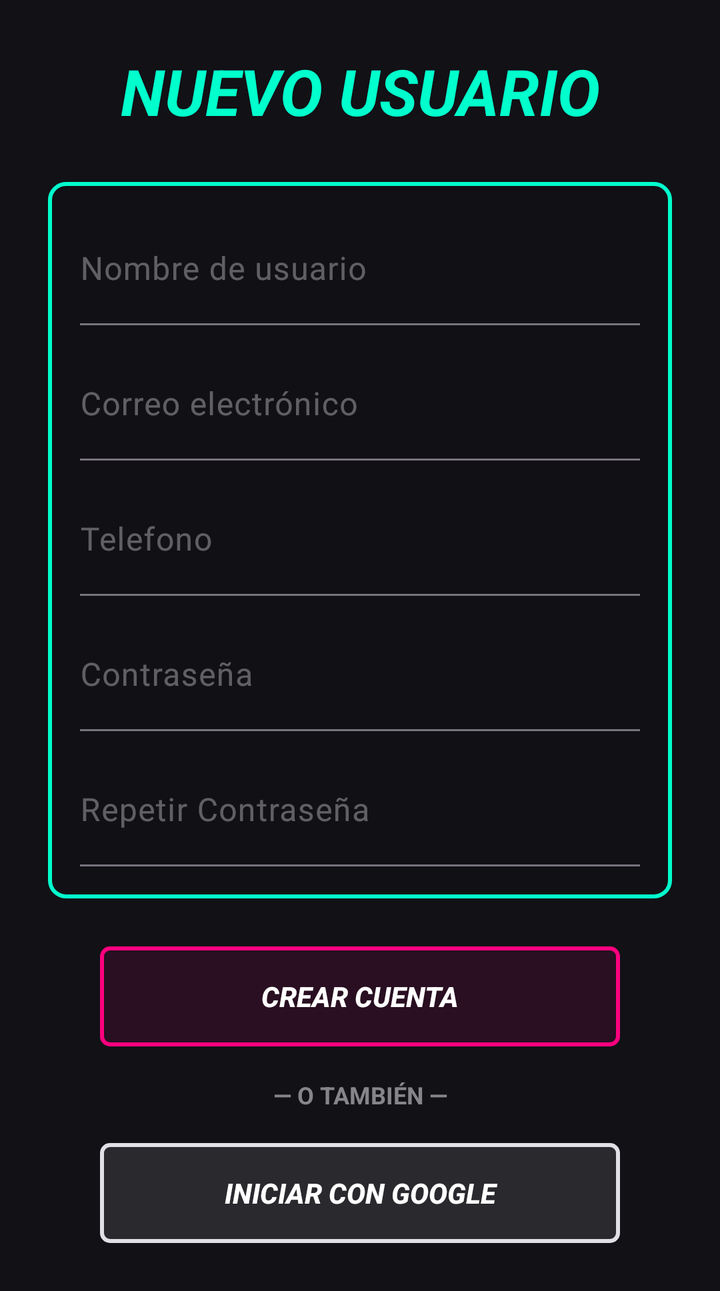
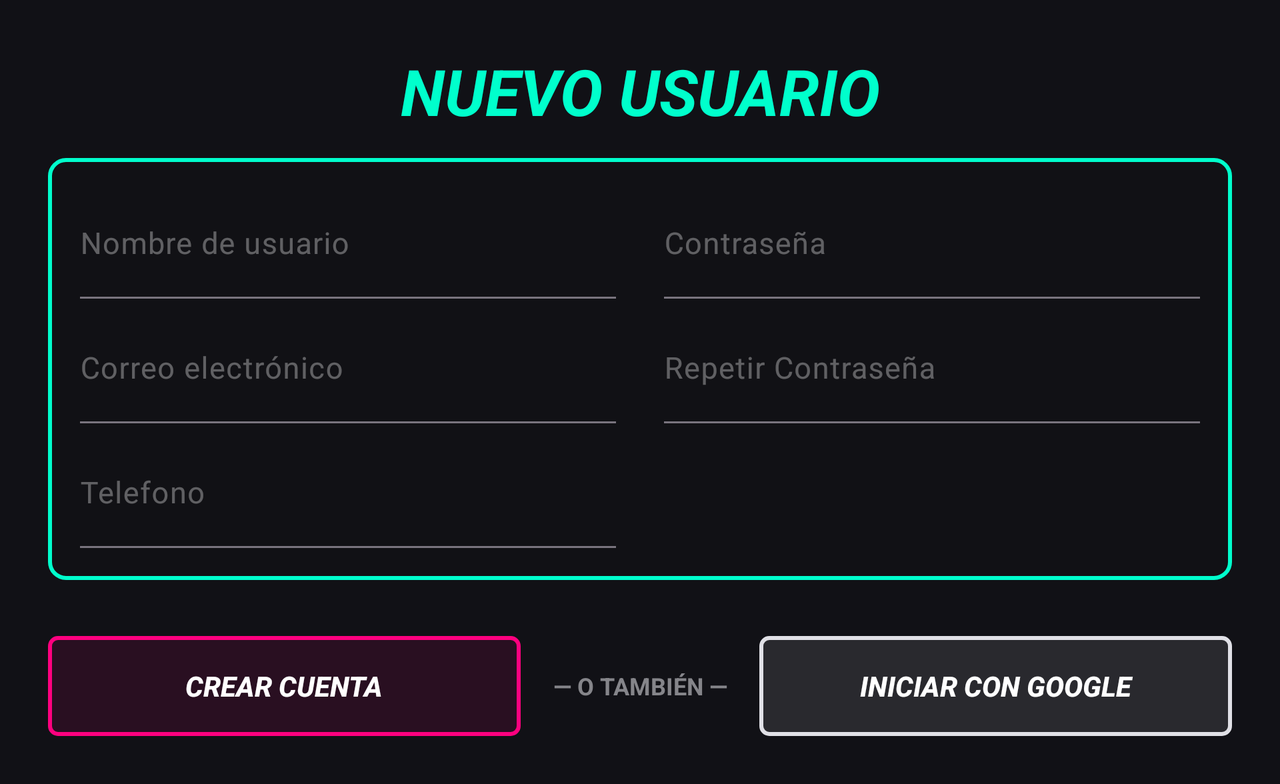

Two renders of one Android screen. The first uses the default layout on a phone; the second uses the alternative layout the repository ships for a different screen configuration, on a matching device. The two XML files are below.
<!-- AndroidManifest.xml: application theme Theme.TunerTravellers -->
<!-- res/layout/activity_pantalla_registro.xml -->
<?xml version="1.0" encoding="utf-8"?>
<ScrollView
    xmlns:android="http://schemas.android.com/apk/res/android"
    xmlns:app="http://android.com"
    xmlns:tools="http://schemas.android.com/tools"
    android:id="@+id/pantallaRegistro"
    android:layout_width="match_parent"
    android:layout_height="match_parent"
    android:background="#111116"
    android:fillViewport="true"
    tools:context="fragments.PantallaRegistro">

    <LinearLayout
        android:layout_width="match_parent"
        android:layout_height="wrap_content"
        android:gravity="center"
        android:orientation="vertical"
        android:padding="24dp">

        
        <TextView
            android:id="@+id/tvRegisterTitle"
            android:layout_width="wrap_content"
            android:layout_height="wrap_content"
            android:text="@string/TituloRegistro"
            android:textColor="#00FFCC"
            android:textSize="32sp"
            android:textStyle="bold|italic"
            android:gravity="center" />

        
        
        <FrameLayout
            android:id="@+id/containerForm"
            android:layout_width="match_parent"
            android:layout_height="wrap_content"
            android:background="@drawable/bg_neon_container"
            android:layout_marginTop="24dp"
            android:layout_marginBottom="24dp"
            android:padding="16dp">

            <LinearLayout
                android:layout_width="match_parent"
                android:layout_height="wrap_content"
                android:orientation="vertical">

                
                <com.google.android.material.textfield.TextInputLayout
                    android:id="@+id/tilUsername"
                    style="@style/Widget.Material3.TextInputLayout.FilledBox"
                    android:layout_width="match_parent"
                    android:layout_height="wrap_content"
                    android:hint="@string/HintNombreUsuario"
                    android:textColorHint="#55FFFFFF"
                    app:boxBackgroundColor="@android:color/transparent"
                    app:boxStrokeColor="#00FFCC"
                    app:hintTextColor="#00FFCC">

                    <com.google.android.material.textfield.TextInputEditText
                        android:id="@+id/etUsername"
                        android:layout_width="match_parent"
                        android:layout_height="wrap_content"
                        android:background="@android:color/transparent"
                        android:inputType="textPersonName"
                        android:paddingStart="0dp"
                        android:paddingEnd="0dp"
                        android:textColor="#FFFFFF"
                        android:textSize="16sp" />
                </com.google.android.material.textfield.TextInputLayout>

                
                <com.google.android.material.textfield.TextInputLayout
                    android:id="@+id/tilEmail"
                    style="@style/Widget.Material3.TextInputLayout.FilledBox"
                    android:layout_width="match_parent"
                    android:layout_height="wrap_content"
                    android:layout_marginTop="12dp"
                    android:hint="@string/HintCorreoElectronico"
                    android:textColorHint="#55FFFFFF"
                    app:boxBackgroundColor="@android:color/transparent"
                    app:boxStrokeColor="#00FFCC"
                    app:hintTextColor="#00FFCC">

                    <com.google.android.material.textfield.TextInputEditText
                        android:id="@+id/etEmail"
                        android:layout_width="match_parent"
                        android:layout_height="wrap_content"
                        android:background="@android:color/transparent"
                        android:inputType="textEmailAddress"
                        android:paddingStart="0dp"
                        android:paddingEnd="0dp"
                        android:textColor="#FFFFFF"
                        android:textSize="16sp" />
                </com.google.android.material.textfield.TextInputLayout>

                
                <com.google.android.material.textfield.TextInputLayout
                    android:id="@+id/tilPhone"
                    style="@style/Widget.Material3.TextInputLayout.FilledBox"
                    android:layout_width="match_parent"
                    android:layout_height="wrap_content"
                    android:layout_marginTop="12dp"
                    android:hint="@string/HintTelefono"
                    android:textColorHint="#55FFFFFF"
                    app:boxBackgroundColor="@android:color/transparent"
                    app:boxStrokeColor="#00FFCC"
                    app:hintTextColor="#00FFCC">

                    <com.google.android.material.textfield.TextInputEditText
                        android:id="@+id/etPhone"
                        android:layout_width="match_parent"
                        android:layout_height="wrap_content"
                        android:background="@android:color/transparent"
                        android:inputType="phone"
                        android:paddingStart="0dp"
                        android:paddingEnd="0dp"
                        android:textColor="#FFFFFF"
                        android:textSize="16sp" />
                </com.google.android.material.textfield.TextInputLayout>

                
                <com.google.android.material.textfield.TextInputLayout
                    android:id="@+id/tilPassword"
                    style="@style/Widget.Material3.TextInputLayout.FilledBox"
                    android:layout_width="match_parent"
                    android:layout_height="wrap_content"
                    android:layout_marginTop="12dp"
                    android:hint="@string/HintContraseña"
                    android:textColorHint="#55FFFFFF"
                    app:boxBackgroundColor="@android:color/transparent"
                    app:boxStrokeColor="#00FFCC"
                    app:endIconMode="password_toggle"
                    app:endIconTint="#00FFCC"
                    app:hintTextColor="#00FFCC">

                    <com.google.android.material.textfield.TextInputEditText
                        android:id="@+id/etPassword"
                        android:layout_width="match_parent"
                        android:layout_height="wrap_content"
                        android:background="@android:color/transparent"
                        android:inputType="textPassword"
                        android:paddingStart="0dp"
                        android:paddingEnd="0dp"
                        android:textColor="#FFFFFF"
                        android:textSize="16sp" />
                </com.google.android.material.textfield.TextInputLayout>

                
                <com.google.android.material.textfield.TextInputLayout
                    android:id="@+id/tilRepeatPassword"
                    style="@style/Widget.Material3.TextInputLayout.FilledBox"
                    android:layout_width="match_parent"
                    android:layout_height="wrap_content"
                    android:layout_marginTop="12dp"
                    android:hint="@string/HintRepetirContraseña"
                    android:textColorHint="#55FFFFFF"
                    app:boxBackgroundColor="@android:color/transparent"
                    app:boxStrokeColor="#00FFCC"
                    app:endIconMode="password_toggle"
                    app:endIconTint="#00FFCC"
                    app:hintTextColor="#00FFCC">

                    <com.google.android.material.textfield.TextInputEditText
                        android:id="@+id/etRepeatPassword"
                        android:layout_width="match_parent"
                        android:layout_height="wrap_content"
                        android:background="@android:color/transparent"
                        android:inputType="textPassword"
                        android:paddingStart="0dp"
                        android:paddingEnd="0dp"
                        android:textColor="#FFFFFF"
                        android:textSize="16sp" />
                </com.google.android.material.textfield.TextInputLayout>

            </LinearLayout>
        </FrameLayout>


        
        <androidx.appcompat.widget.AppCompatButton
            android:id="@+id/btnSubmitRegister"
            android:layout_width="260dp"
            android:layout_height="50dp"
            android:background="@drawable/btn_neon_pink"
            android:text="@string/BotonCrearCuenta"
            android:textColor="#FFFFFF"
            android:textStyle="bold|italic" />

        
        <TextView
            android:id="@+id/tvDivider"
            android:layout_width="wrap_content"
            android:layout_height="wrap_content"
            android:layout_marginTop="16dp"
            android:layout_marginBottom="16dp"
            android:text="@string/TextoTambien"
            android:textColor="#85858A"
            android:textSize="12sp"
            android:textStyle="bold"
            android:gravity="center" />

        
        <androidx.appcompat.widget.AppCompatButton
            android:id="@+id/btnGoogleRegister"
            android:layout_width="260dp"
            android:layout_height="50dp"
            android:background="@drawable/btn_neon_google"
            android:text="@string/OpcionGoogleRegistro"
            android:textColor="#FFFFFF"
            android:textStyle="bold|italic" />

    </LinearLayout>
</ScrollView>
<!-- resources referenced by this layout -->
<resources>
  <!-- drawable bg_neon_container (drawable) -->
  <?xml version="1.0" encoding="utf-8"?>
  <shape xmlns:android="http://schemas.android.com/apk/res/android" android:shape="rectangle">
      <solid android:color="#1F111116" /> 
      <stroke android:width="2dp" android:color="#00FFCC" /> 
      <corners android:radius="8dp" />
  </shape>
  <!-- drawable btn_neon_google (drawable) -->
  <?xml version="1.0" encoding="utf-8"?>
  <shape xmlns:android="http://schemas.android.com/apk/res/android" android:shape="rectangle">
      <solid android:color="#1AFFFFFF" />
      <stroke android:width="2dp" android:color="#E0E0E6" /> 
      <corners android:radius="4dp" />
  </shape>
  <!-- drawable btn_neon_pink (drawable) -->
  <?xml version="1.0" encoding="utf-8"?>
  <shape xmlns:android="http://schemas.android.com/apk/res/android" android:shape="rectangle">
      <solid android:color="#1AFF007F" /> 
      <stroke android:width="2dp" android:color="#FF007F" /> 
      <corners android:radius="4dp" />
  </shape>
  <string name="BotonCrearCuenta">CREAR CUENTA</string>
  <string name="HintCorreoElectronico">Correo electrónico</string>
  <string name="HintNombreUsuario">Nombre de usuario</string>
  <string name="HintTelefono">Telefono</string>
  <string name="OpcionGoogleRegistro">INICIAR CON GOOGLE</string>
  <string name="TextoTambien">— O TAMBIÉN —</string>
  <string name="TituloRegistro">NUEVO USUARIO</string>
  <!-- from res/values-v23/ -->
  <style name="Theme.TunerTravellers" parent="Base.Theme.TunerTravellers">
          
          <item name="android:navigationBarColor">@android:color/transparent</item>
          <item name="android:statusBarColor">@android:color/transparent</item>
          <item name="android:windowLightStatusBar">?attr/isLightTheme</item>
      </style>
  <style name="Base.Theme.TunerTravellers" parent="Theme.Material3.DayNight.NoActionBar">
          
          
      </style>
</resources>
<!-- res/layout-land/activity_pantalla_registro.xml (the repository's variant of the layout above) -->
<!-- drawn on the phone turned sideways -->
<?xml version="1.0" encoding="utf-8"?>
<ScrollView
    xmlns:android="http://schemas.android.com/apk/res/android"
    xmlns:app="http://android.com"
    xmlns:tools="http://schemas.android.com/tools"
    android:id="@+id/pantallaRegistro"
    android:layout_width="match_parent"
    android:layout_height="match_parent"
    android:background="#111116"
    android:fillViewport="true"
    tools:context="fragments.PantallaRegistro">

    <LinearLayout
        android:layout_width="match_parent"
        android:layout_height="wrap_content"
        android:gravity="center"
        android:orientation="vertical"
        android:padding="24dp">

        
        <TextView
            android:id="@+id/tvRegisterTitle"
            android:layout_width="wrap_content"
            android:layout_height="wrap_content"
            android:text="@string/TituloRegistro"
            android:textColor="#00FFCC"
            android:textSize="32sp"
            android:textStyle="bold|italic"
            android:gravity="center" />

        
        <FrameLayout
            android:id="@+id/containerForm"
            android:layout_width="match_parent"
            android:layout_height="wrap_content"
            android:layout_marginTop="12dp"
            android:layout_marginBottom="12dp"
            android:background="@drawable/bg_neon_container"
            android:padding="16dp">

            <LinearLayout
                android:layout_width="match_parent"
                android:layout_height="wrap_content"
                android:baselineAligned="false"
                android:orientation="horizontal"
                android:weightSum="2">

                
                <LinearLayout
                    android:layout_width="0dp"
                    android:layout_height="wrap_content"
                    android:layout_marginEnd="12dp"
                    android:layout_weight="1"
                    android:orientation="vertical">

                    
                    <com.google.android.material.textfield.TextInputLayout
                        android:id="@+id/tilUsername"
                        style="@style/Widget.Material3.TextInputLayout.FilledBox"
                        android:layout_width="match_parent"
                        android:layout_height="wrap_content"
                        android:hint="@string/HintNombreUsuario"
                        android:textColorHint="#55FFFFFF"
                        app:boxBackgroundColor="@android:color/transparent"
                        app:boxStrokeColor="#00FFCC"
                        app:hintTextColor="#00FFCC">

                        <com.google.android.material.textfield.TextInputEditText
                            android:id="@+id/etUsername"
                            android:layout_width="match_parent"
                            android:layout_height="wrap_content"
                            android:background="@android:color/transparent"
                            android:inputType="textPersonName"
                            android:paddingStart="0dp"
                            android:paddingEnd="0dp"
                            android:textColor="#FFFFFF"
                            android:textSize="15sp" />
                    </com.google.android.material.textfield.TextInputLayout>

                    
                    <com.google.android.material.textfield.TextInputLayout
                        android:id="@+id/tilEmail"
                        style="@style/Widget.Material3.TextInputLayout.FilledBox"
                        android:layout_width="match_parent"
                        android:layout_height="wrap_content"
                        android:layout_marginTop="8dp"
                        android:hint="@string/HintCorreoElectronico"
                        android:textColorHint="#55FFFFFF"
                        app:boxBackgroundColor="@android:color/transparent"
                        app:boxStrokeColor="#00FFCC"
                        app:hintTextColor="#00FFCC">

                        <com.google.android.material.textfield.TextInputEditText
                            android:id="@+id/etEmail"
                            android:layout_width="match_parent"
                            android:layout_height="wrap_content"
                            android:background="@android:color/transparent"
                            android:inputType="textEmailAddress"
                            android:paddingStart="0dp"
                            android:paddingEnd="0dp"
                            android:textColor="#FFFFFF"
                            android:textSize="15sp" />
                    </com.google.android.material.textfield.TextInputLayout>

                    
                    <com.google.android.material.textfield.TextInputLayout
                        android:id="@+id/tilPhone"
                        style="@style/Widget.Material3.TextInputLayout.FilledBox"
                        android:layout_width="match_parent"
                        android:layout_height="wrap_content"
                        android:layout_marginTop="8dp"
                        android:hint="@string/HintTelefono"
                        android:textColorHint="#55FFFFFF"
                        app:boxBackgroundColor="@android:color/transparent"
                        app:boxStrokeColor="#00FFCC"
                        app:hintTextColor="#00FFCC">

                        <com.google.android.material.textfield.TextInputEditText
                            android:id="@+id/etPhone"
                            android:layout_width="match_parent"
                            android:layout_height="wrap_content"
                            android:background="@android:color/transparent"
                            android:inputType="phone"
                            android:paddingStart="0dp"
                            android:paddingEnd="0dp"
                            android:textColor="#FFFFFF"
                            android:textSize="15sp" />
                    </com.google.android.material.textfield.TextInputLayout>

                </LinearLayout>

                
                <LinearLayout
                    android:layout_width="0dp"
                    android:layout_height="wrap_content"
                    android:layout_marginStart="12dp"
                    android:layout_weight="1"
                    android:orientation="vertical">

                    
                    <com.google.android.material.textfield.TextInputLayout
                        android:id="@+id/tilPassword"
                        style="@style/Widget.Material3.TextInputLayout.FilledBox"
                        android:layout_width="match_parent"
                        android:layout_height="wrap_content"
                        android:hint="@string/HintContraseña"
                        android:textColorHint="#55FFFFFF"
                        app:boxBackgroundColor="@android:color/transparent"
                        app:boxStrokeColor="#00FFCC"
                        app:endIconMode="password_toggle"
                        app:endIconTint="#00FFCC"
                        app:hintTextColor="#00FFCC">

                        <com.google.android.material.textfield.TextInputEditText
                            android:id="@+id/etPassword"
                            android:layout_width="match_parent"
                            android:layout_height="wrap_content"
                            android:background="@android:color/transparent"
                            android:inputType="textPassword"
                            android:paddingStart="0dp"
                            android:paddingEnd="0dp"
                            android:textColor="#FFFFFF"
                            android:textSize="15sp" />
                    </com.google.android.material.textfield.TextInputLayout>

                    
                    <com.google.android.material.textfield.TextInputLayout
                        android:id="@+id/tilRepeatPassword"
                        style="@style/Widget.Material3.TextInputLayout.FilledBox"
                        android:layout_width="match_parent"
                        android:layout_height="wrap_content"
                        android:layout_marginTop="8dp"
                        android:hint="@string/HintRepetirContraseña"
                        android:textColorHint="#55FFFFFF"
                        app:boxBackgroundColor="@android:color/transparent"
                        app:boxStrokeColor="#00FFCC"
                        app:endIconMode="password_toggle"
                        app:endIconTint="#00FFCC"
                        app:hintTextColor="#00FFCC">

                        <com.google.android.material.textfield.TextInputEditText
                            android:id="@+id/etRepeatPassword"
                            android:layout_width="match_parent"
                            android:layout_height="wrap_content"
                            android:background="@android:color/transparent"
                            android:inputType="textPassword"
                            android:paddingStart="0dp"
                            android:paddingEnd="0dp"
                            android:textColor="#FFFFFF"
                            android:textSize="15sp" />
                    </com.google.android.material.textfield.TextInputLayout>

                </LinearLayout>

            </LinearLayout>
        </FrameLayout>

        
        <LinearLayout
            android:layout_width="match_parent"
            android:layout_height="wrap_content"
            android:layout_marginTop="16dp"
            android:gravity="center_vertical"
            android:orientation="horizontal">

            
            <androidx.appcompat.widget.AppCompatButton
                android:id="@+id/btnSubmitRegister"
                android:layout_width="0dp"
                android:layout_height="50dp"
                android:layout_weight="1"
                android:background="@drawable/btn_neon_pink"
                android:text="@string/BotonCrearCuenta"
                android:textColor="#FFFFFF"
                android:textStyle="bold|italic" />

            
            <TextView
                android:id="@+id/tvDivider"
                android:layout_width="wrap_content"
                android:layout_height="wrap_content"
                android:layout_marginHorizontal="16dp"
                android:gravity="center"
                android:text="@string/TextoTambien"
                android:textColor="#85858A"
                android:textSize="12sp"
                android:textStyle="bold" />

            
            <androidx.appcompat.widget.AppCompatButton
                android:id="@+id/btnGoogleRegister"
                android:layout_width="0dp"
                android:layout_height="50dp"
                android:layout_weight="1"
                android:background="@drawable/btn_neon_google"
                android:text="@string/OpcionGoogleRegistro"
                android:textColor="#FFFFFF"
                android:textStyle="bold|italic" />

        </LinearLayout>

    </LinearLayout>
</ScrollView>
